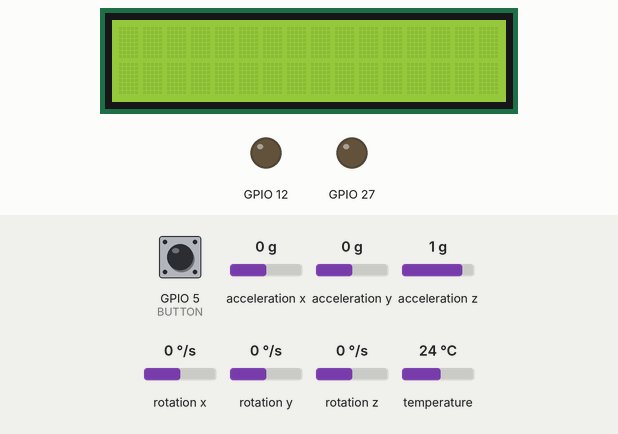
The sketch below on a simulated ESP32. On the bench: 16×2 character LCD, output pins drawn as LEDs (lit = HIGH). The test bench sets the inputs (shaded band); at power-on: GPIO 5 (BUTTON) HIGH, acceleration z 1 g, acceleration x 0 g, acceleration y 0 g, rotation x 0 °/s, rotation y 0 °/s, rotation z 0 °/s, temperature 24 °C.

Above: at 1.2 s.
1.3 s: GPIO 5 (BUTTON) pulled LOW for 0.45 s
At 2.2 s:
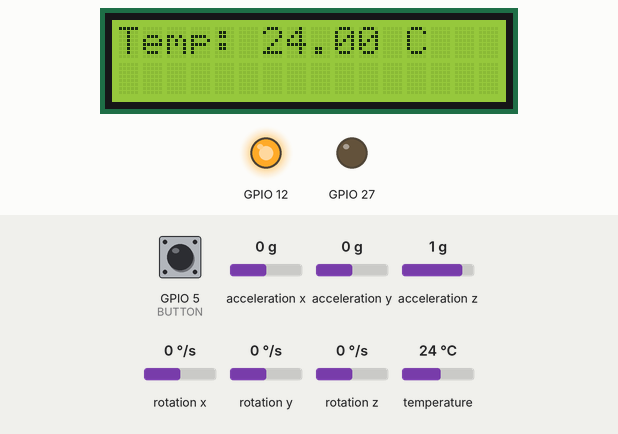
3.8 s: GPIO 5 (BUTTON) pulled LOW for 3.2 s
9.2 s: acceleration z set to 0.7 g
11.2 s: acceleration z set to 0.4 g
At 13.2 s:
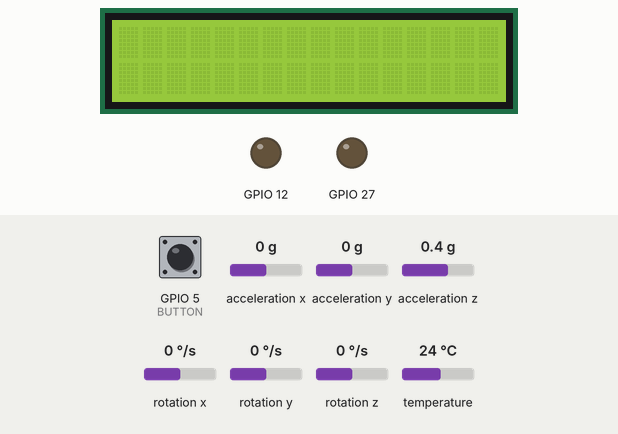
13.8 s: GPIO 5 (BUTTON) pulled LOW for 1 s
At 14.4 s:
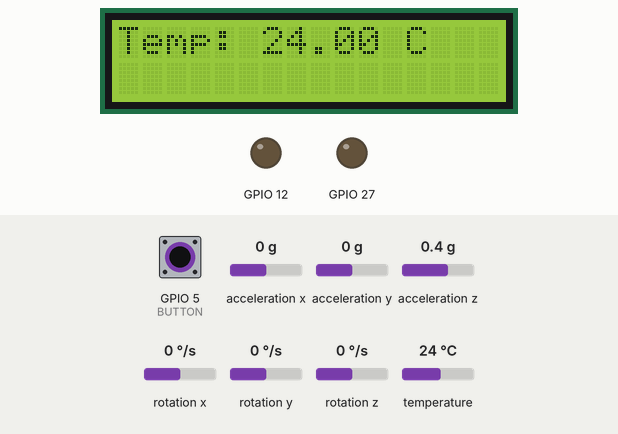
Timing chart, 0 to 16.8 s (numbered marks = the images above; inputs shaded):
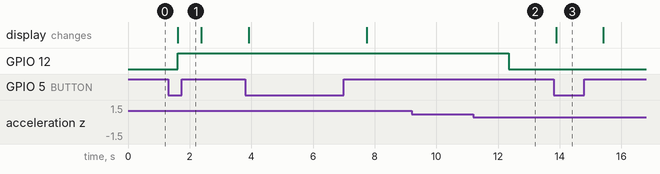

Measured:
- the behaviour switches between 0.6 and 0.5 g on acceleration z (found by bisection; images 1 and 2)
- after the input at 1.3 s, the display: changes after 0.31 s (image 1)
- after the input at 9.2 s, every drawn part: stays the same
- after the input at 11.2 s, GPIO 12: HIGH → LOW after 1.1 s
- after the input at 13.8 s, the display: changes after 0.08 s (image 3)

The sketch:

codigo_compressor_v1.ino
```cpp
// Inclui as bibliotecas necessárias para o funcionamento do projeto
#include <OneWire.h>             // Biblioteca para comunicação com dispositivos OneWire (como sensores de temperatura DS18B20)
#include <Wire.h>                // Biblioteca para comunicação I2C
#include <DallasTemperature.h>   // Biblioteca específica para sensores de temperatura Dallas (DS18B20)
#include <MPU6050.h>             // Biblioteca para comunicação com o sensor MPU6050 (acelerômetro e giroscópio)
#include <LiquidCrystal.h>       // Biblioteca para controle de displays LCD

// Definições de pinos e constantes
#define ONE_WIRE_BUS 4                       // Pino digital conectado ao barramento OneWire (sensor DS18B20)
#define TEMPERATURE_THRESHOLD 70.0           // Limite de temperatura (em graus Celsius) para acender o LED vermelho
#define BUTTON 5                             // Pino digital conectado ao botão

// Definições dos pinos dos LEDs
#define LED_GREEN 12                         // Pino digital conectado ao LED verde
#define LED_RED 27                           // Pino digital conectado ao LED vermelho

// Criação de instâncias para os sensores e display
OneWire oneWire(ONE_WIRE_BUS);               // Cria uma instância OneWire no pino definido
DallasTemperature sensors(&oneWire);         // Cria uma instância DallasTemperature utilizando o barramento OneWire
MPU6050 mpu;                                 // Cria uma instância do sensor MPU6050
LiquidCrystal lcd(19, 18, 17, 16, 15, 14);    // Cria uma instância do display LCD com os pinos RS, E, D4, D5, D6, D7 conectados aos pinos 19, 18, 17, 16, 15 e 14 respectivamente

float vibrationThreshold = 0.5;              // Valor de vibração para detectar movimento (sensibilidade)

// Função para ler a temperatura do sensor DS18B20
float checkTemperature() {
    sensors.requestTemperatures();            // Solicita a leitura de temperatura do sensor
    float temp = sensors.getTempCByIndex(0); // Lê a temperatura em graus Celsius do primeiro sensor no barramento

    return temp;                              // Retorna a temperatura lida
}

// Função para verificar a vibração usando o acelerômetro MPU6050
bool checkVibration() {
    int16_t ax, ay, az;                       // Variáveis para armazenar as leituras de aceleração nos eixos X, Y e Z
    mpu.getAcceleration(&ax, &ay, &az);       // Obtém as leituras de aceleração dos eixos X, Y e Z

    // Converte as leituras brutas do acelerômetro para valores em 'g' (aceleração da gravidade)
    float accX = ax / 16384.0;                // Converte a leitura bruta do eixo X para 'g'
    float accY = ay / 16384.0;                // Converte a leitura bruta do eixo Y para 'g'
    float accZ = az / 16384.0;                // Converte a leitura bruta do eixo Z para 'g'

    // Calcula a magnitude total da aceleração
    float magnitude = sqrt(accX * accX + accY * accY + accZ * accZ); // Calcula a magnitude vetorial da aceleração

    // Verifica se a magnitude ultrapassa o limite definido para detectar vibração
    if (magnitude > vibrationThreshold) {
        return true;                            // Retorna 'true' se houver vibração
    } else {
        return false;                           // Retorna 'false' se não houver vibração
    }
}

// Classe para gerenciar o estado dos LEDs
class LEDManager {
private:
    int _pin_red;       // Pino do LED vermelho
    int _pin_green;     // Pino do LED verde

public:
    // Construtor da classe LEDManager que recebe os pinos dos LEDs
    LEDManager(int pin_red, int pin_green){
        _pin_red = pin_red;             // Inicializa o pino do LED vermelho
        _pin_green = pin_green;         // Inicializa o pino do LED verde

        pinMode(_pin_green, OUTPUT);    // Configura o pino do LED verde como saída
        pinMode(_pin_red, OUTPUT);      // Configura o pino do LED vermelho como saída
    }

    // Método para acender o LED verde e apagar o vermelho (estado normal)
    void setNormal() {
        digitalWrite(_pin_green, HIGH);  // Acende o LED verde
        digitalWrite(_pin_red, LOW);      // Apaga o LED vermelho
    }

    // Método para acender o LED vermelho e apagar o verde (temperatura alta)
    void setHighTemp() {
        digitalWrite(_pin_green, LOW);    // Apaga o LED verde
        digitalWrite(_pin_red, HIGH);      // Acende o LED vermelho
    }

    // Método para apagar ambos os LEDs
    void turnOff() {
        digitalWrite(_pin_green, LOW);    // Apaga o LED verde
        digitalWrite(_pin_red, LOW);      // Apaga o LED vermelho
    }
};

// Cria uma instância da classe LEDManager para controlar os LEDs
LEDManager leds(LED_RED, LED_GREEN);          // Instância da classe LEDManager com os pinos definidos

// Configurações iniciais do sistema
void setup() {
    Serial.begin(115200);                      // Inicializa a comunicação serial a 115200 bps

    lcd.begin(16, 2);                           // Inicializa o display LCD com 16 colunas e 2 linhas

    pinMode(BUTTON, INPUT_PULLUP);             // Configura o pino do botão como entrada com resistor de pull-up interno

    sensors.begin();                            // Inicializa o sensor de temperatura DS18B20

    mpu.initialize();                           // Inicializa o sensor MPU6050
    Wire.begin(21, 22);                         // Inicializa a comunicação I2C nos pinos 21 (SDA) e 22 (SCL) para o MPU6050
}

// Variável para armazenar o estado do botão (pressionado ou não)
bool buttonPressed = false;

// Variáveis para controle de tempo
unsigned long previousMillis = 0;              // Armazena o tempo do último ciclo
const long interval = 500;                      // Intervalo de tempo para atualização (500 ms)

// Loop principal do programa
void loop() {
    unsigned long currentMillis = millis();      // Obtém o tempo atual em milissegundos desde o início do programa

    bool isVibrating = checkVibration();        // Verifica se há vibração detectada pelo acelerômetro
    float temperature = checkTemperature();      // Lê a temperatura atual do sensor DS18B20

    // Verifica se o intervalo de tempo definido já passou
    if (currentMillis - previousMillis >= interval) {
        previousMillis = currentMillis;          // Atualiza o tempo do último ciclo

        if (isVibrating) {                       // Se houver vibração detectada
            // Verifica se a temperatura excede o limite definido
            if (temperature >= TEMPERATURE_THRESHOLD) {
                leds.setHighTemp();               // Acende o LED vermelho (temperatura alta)
            } else {
                leds.setNormal();                 // Acende o LED verde (temperatura normal)
            }
        } else {
            leds.turnOff();                        // Apaga ambos os LEDs se não houver vibração
        }
    }

    // Verifica se o botão foi pressionado (estado LOW com INPUT_PULLUP)
    if (digitalRead(BUTTON) == LOW && !buttonPressed) {
        buttonPressed = true;                      // Marca que o botão foi pressionado

        // Exibe a temperatura atual no display LCD
        lcd.clear();                               // Limpa o display
        lcd.setCursor(0, 0);                       // Move o cursor para a primeira coluna da primeira linha
        lcd.print("Temp: ");                       // Exibe o texto "Temp: "
        lcd.print(temperature);                    // Exibe a temperatura lida
        lcd.print(" C");                           // Adiciona a unidade de medida "C"
    }

    // Verifica se o botão foi solto
    if (digitalRead(BUTTON) == HIGH && buttonPressed) {
        buttonPressed = false;                     // Marca que o botão foi solto
        lcd.clear();                               // Limpa o display LCD
    }
}
```
